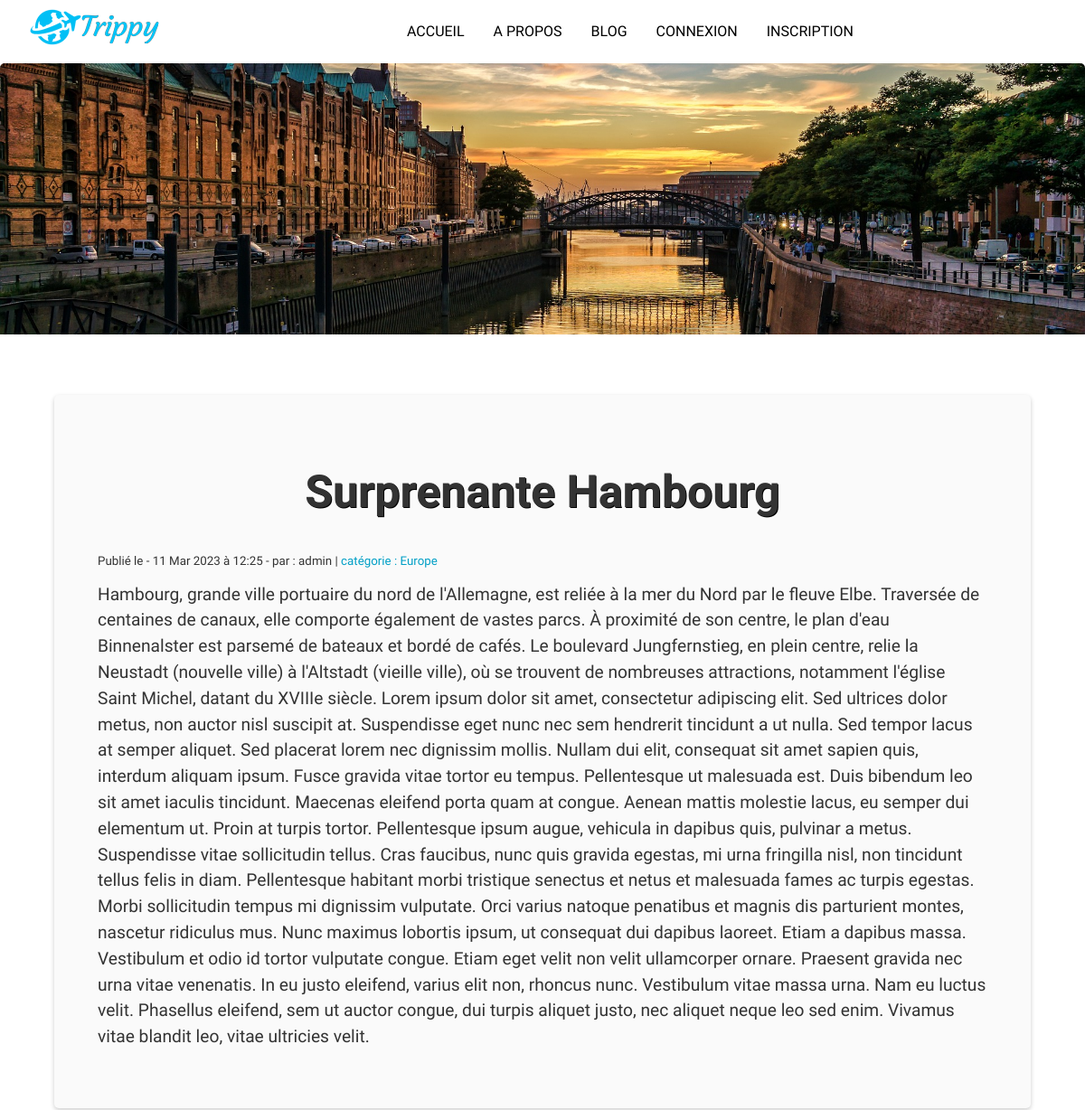
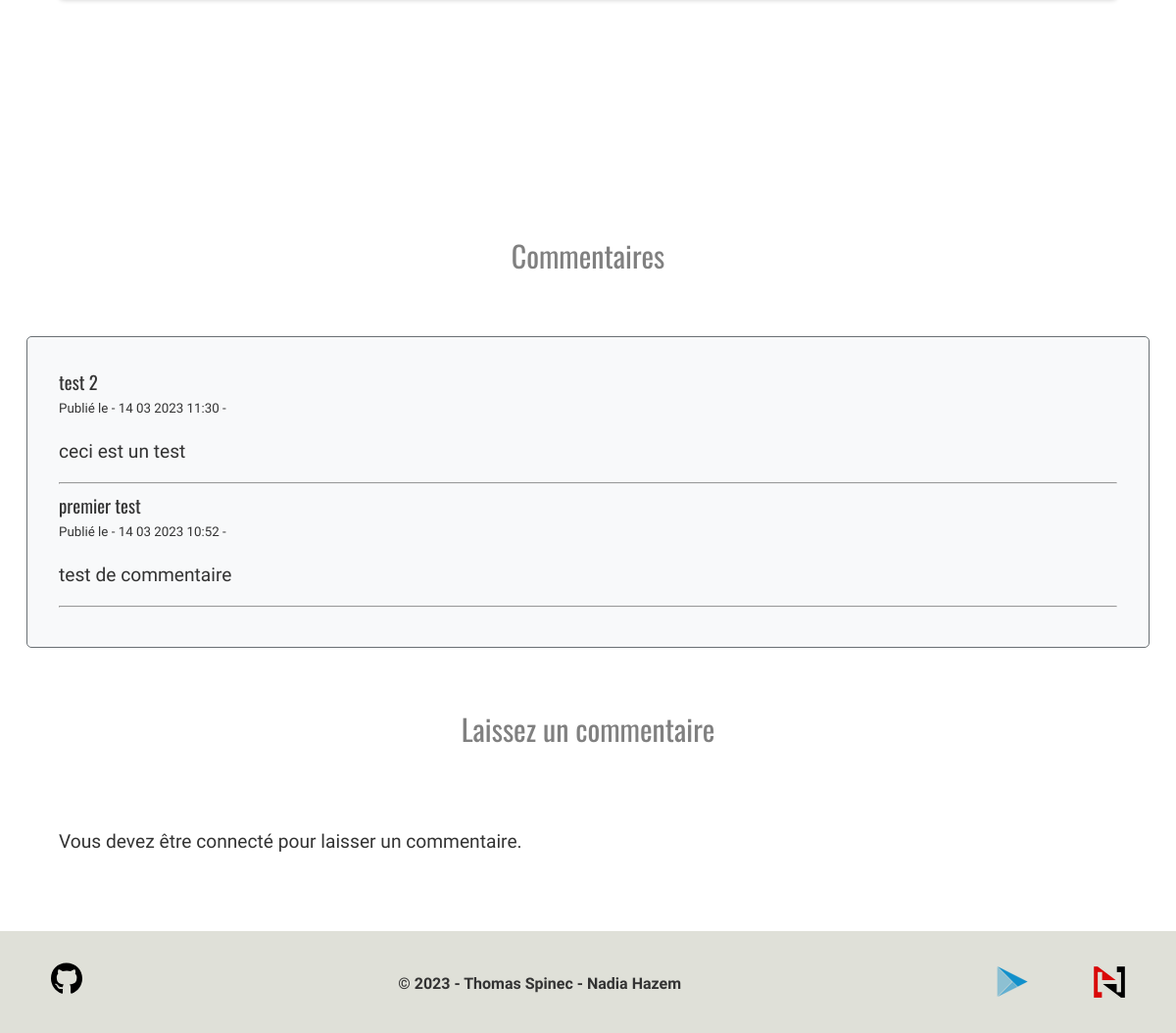
The page /article.php?id=11 on the database its author committed (2 pictures, top to bottom).
### tables this page shows
CREATE TABLE IF NOT EXISTS `articles` (
  `id` int(11) NOT NULL AUTO_INCREMENT,
  `titre` varchar(255) NOT NULL,
  `description` text NOT NULL,
  `categories` varchar(255) NOT NULL,
  `date` datetime NOT NULL,
  `id_utilisateur` int(11) NOT NULL,
  `image` text NOT NULL,
  `summary` text NOT NULL,
  `likes` int(11) NOT NULL DEFAULT '0',
  `dislikes` int(11) NOT NULL DEFAULT '0',
  PRIMARY KEY (`id`)
);

CREATE TABLE IF NOT EXISTS `utilisateurs` (
  `id` int(11) NOT NULL AUTO_INCREMENT,
  `login` varchar(255) NOT NULL,
  `password` varchar(255) NOT NULL,
  `droit` varchar(255) NOT NULL DEFAULT 'user',
  PRIMARY KEY (`id`)
);

CREATE TABLE IF NOT EXISTS `categories` (
  `id` int(11) NOT NULL AUTO_INCREMENT,
  `categorie` varchar(255) NOT NULL,
  PRIMARY KEY (`id`)
);

CREATE TABLE IF NOT EXISTS `commentaires` (
  `id` int(11) NOT NULL AUTO_INCREMENT,
  `sujet` varchar(255) DEFAULT NULL,
  `commentaire` text,
  `date` datetime NOT NULL,
  `id_article` int(11) DEFAULT NULL,
  `id_utilisateur` int(11) DEFAULT NULL,
  PRIMARY KEY (`id`),
  KEY `id_article` (`id_article`),
  KEY `id_utilisateur` (`id_utilisateur`)
);

### assets/class/Article.php (called while the page is built, shortened)
<?php
include_once 'DbConnect.php';
class Article
{
    private $bdd;
    public function __construct(DbConnect $db)
    {
        $this->bdd = $db->getbdd();
    }
    function getArticle($id)
    {
        $id = htmlspecialchars($id);
        $request = "SELECT articles.*, DATE_FORMAT(articles.date, '- %d %b %Y à %H:%i -') as date, utilisateurs.login AS auteur, categories.categorie as categ, articles.summary
        FROM articles
        INNER JOIN utilisateurs ON articles.id_utilisateur = utilisateurs.id INNER JOIN categories ON articles.categories = categories.id
        WHERE articles.id = :id";
        $select = $this->bdd->prepare($request);
        $select->execute([
            'id' => $id
        ]);
        $article = $select->fetch(PDO::FETCH_ASSOC);
        if (!$article) {
            return null;
        } else {
            return $article;
        }
    }
}

### assets/class/DbConnect.php (called while the page is built)
<?php
class DbConnect {
    private $bdd;
    public function __construct() {
        $host = 'localhost';
        $dbname = 'blog';
        $dbuser = 'root';
        $dbpass = '';
        try {
            $this->bdd = new PDO("mysql:host=$host;dbname=$dbname;charset=utf8", $dbuser, $dbpass);
            $this->bdd->setAttribute(PDO::ATTR_ERRMODE, PDO::ERRMODE_EXCEPTION);
            $this->bdd->exec("set names utf8");
        } catch (PDOException $e) {
            echo "Erreur : " . $e->getMessage();
            die();
        }
    }
    public function getBdd() {
        return $this->bdd;
    }
}
?>

### assets/class/Comments.php (called while the page is built, shortened)
<?php
class Comments
{
    private $bdd;
    public function __construct(DbConnect $bdd)
    {
        $this->bdd = $bdd->getbdd();
    }
    public function getComments($id)
    {
        $request = "SELECT commentaires.*, DATE_FORMAT(commentaires.date, '- %d %m %Y %H:%i -') as date, utilisateurs.login AS auteur FROM commentaires INNER JOIN utilisateurs ON commentaires.id_utilisateur = utilisateurs.id WHERE commentaires.id_article = :id ORDER BY date DESC";
        $select = $this->bdd->prepare($request);
        $select->execute([
            'id' => $id,
        ]);
        $comments = $select->fetchAll(PDO::FETCH_ASSOC);
        if (!$comments) {
            return null;
        } else {
            return $comments;
        }
    }
}

### assets/class/User.php (called while the page is built, shortened)
<?php
require_once 'DbConnect.php';
class User
{
    private $id;
    public $login;
    private $password;
    public function isConnected()
    {
        if ($this->id != null && $this->login != null && $this->password != null) {
            return true;
        } else {
            return false;
        }
    }
}

### article.php (the view, shortened to what this page needs)
<?php
require_once 'assets/class/DbConnect.php';
require_once 'assets/class/User.php';
require_once 'assets/class/Article.php';
require_once 'assets/class/Comments.php';
$db = new DbConnect();
$user = new User($db);
$article = new Article($db);
$comment = new Comments($db);
?>
<!DOCTYPE html>
<html lang="fr">
<head>
    <link rel="stylesheet" href="assets/css/style.css">
</head>
<body>
    <?php include 'includes/header.php';
    if (isset($_GET['id'])) {
        $id = $_GET['id'];
    } else {
        header('Location: blog.php');
    }
    $item = $article->getArticle($id);
    $titre = $item['titre'];
    $date = $item['date'];
    $auteur = $item['auteur'];
    $categories = $item['categ'];
    $description = $item['description'];
    ?>
    <div class="wrapper">
        <main>
            <?php if (!empty($item['image'])) : ?>
                <img class="banner" src="assets/uploads/<?= $item['image'] ?>" alt="<?= $titre ?>">
            <?php endif; ?>
            <div class="container">
                <div class="article">
                    <h1><?= $titre ?></h1>
                    <small class="article-meta">Publié le <?= $date ?> par : <?= $auteur ?> | <span class="cat">catégorie : <?= $categories ?></span></small>
                    <p class="article-description"><?= $description; ?></p>
                </div>
            </div>
            <h2>Commentaires</h2>
            <section id="comments" class="container bg-light border radius p-2">
                <?php
                $comments = $comment->getComments($id);
                if ($comments !== null) {
                    foreach ($comments as $comment) :
                        $date = $comment['date'];
                        $commentaire = $comment['commentaire'];
                        $sujet = $comment['sujet'];
                ?>
                        <div class="comment">
                            <h3><?= $sujet ?></h3>
                            <small class="comment-meta">Publié le <?= $date ?></small>
                            <p><?= $commentaire ?></p>
                            <hr>
                        </div>
                <?php
                    endforeach;
                } else {
                    echo '<p>Aucun commentaire trouvé, soyez le premier !</p>';
                }
                ?>
            </section>
            <h2>Laissez un commentaire</h2>
            <section class="container">
                <?php
                if (!$user->isConnected()) {
                    echo '<p>Vous devez être connecté pour laisser un commentaire.</p>';
                }
                ?>
            </section>
        </main>
        <div class="push"></div>
    </div>
    <?php include 'includes/footer.php'; ?>
</body>
</html>

### assets/css/style.css (style rules this page uses)
body, html { margin: 0; padding: 0; width: 100%; font-family: "Bellota", cursive; font-size: 16px; line-height: 1.5; color: #333; background-color: #fff; }
.wrapper { min-height: 100%; background: transparent; margin-bottom: -50px; }
.footer, .push { height: 50px; }
p { font-family: "Bellota", cursive; font-size: 1.2rem; line-height: 1.5; margin-bottom: 1rem; }
h2, h3, h4, h5, h6 { font-family: "Oswald", sans-serif; font-weight: 400; margin: 0; }
h1 { font-size: 50px; font-family: "Libre Franklin", sans-serif; line-height: 50px; text-align: center; margin-bottom: 3rem; text-shadow: 1px 1px #000; }
h2 { font-size: 30px; text-align: center; color: grey; line-height: 45px; }
.bg-light { background-color: #f8f9fa; }
small { line-height: 0.5rem; }
.radius { border-radius: 5px; }
.border { border: 1px solid #6a7074; }
.p-2 { padding: 2rem !important; }
.container { display: flex; flex-direction: column; justify-content: center; margin: 5% auto; width: 90%; }
main { width: 100%; min-height: 100%; margin: 0; }
.article { display: flex; flex-direction: column; height: 100%; border-radius: 5px; margin-bottom: 5rem; padding: 3rem; background: #fafafa; box-shadow: 0 2px 5px rgba(0, 0, 0, 0.2); }
.banner { width: 100%; height: 300px; object-fit: cover; border-radius: 5px 5px 0 0; }
.article-meta { font-family: "Libre Franklin", sans-serif; }
.cat { color: #009fc6; }

### rows shown on the page
articles: image (picture), titre "Surprenante Hambourg", id_utilisateur.login "admin", categories.categorie "Europe", description "Hambourg, grande ville portuaire du nord de l'Allemagne, est reliée à la mer du Nord par le fleuve Elbe. Traversée de centaines de canaux, elle comporte également de vastes parcs. À proximité de son centre, le plan d'eau Binnenalster est parsemé de bateaux et bordé de cafés. Le boulevard Jungfernstieg, en plein centre, relie la Neustadt (nouvelle ville) à l'Altstadt (vieille ville), où se trouvent de nombreuses attractions, notamment l'église Saint Michel, datant du XVIIIe siècle. Lorem ipsum dolor sit amet, consectetur adipiscing elit. Sed ultrices dolor metus, non auctor nisl suscipit at. Suspendisse eget nunc nec sem hendrerit tincidunt a ut nulla. Sed tempor lacus at semper aliquet. Sed…"
commentaires: sujet "test 2", date "- 14 03 2023 11:30 -", commentaire "ceci est un test"
commentaires: sujet "premier test", date "- 14 03 2023 10:52 -", commentaire "test de commentaire"

### other values the page prints
$date "- 11 Mar 2023 à 12:25 -"
